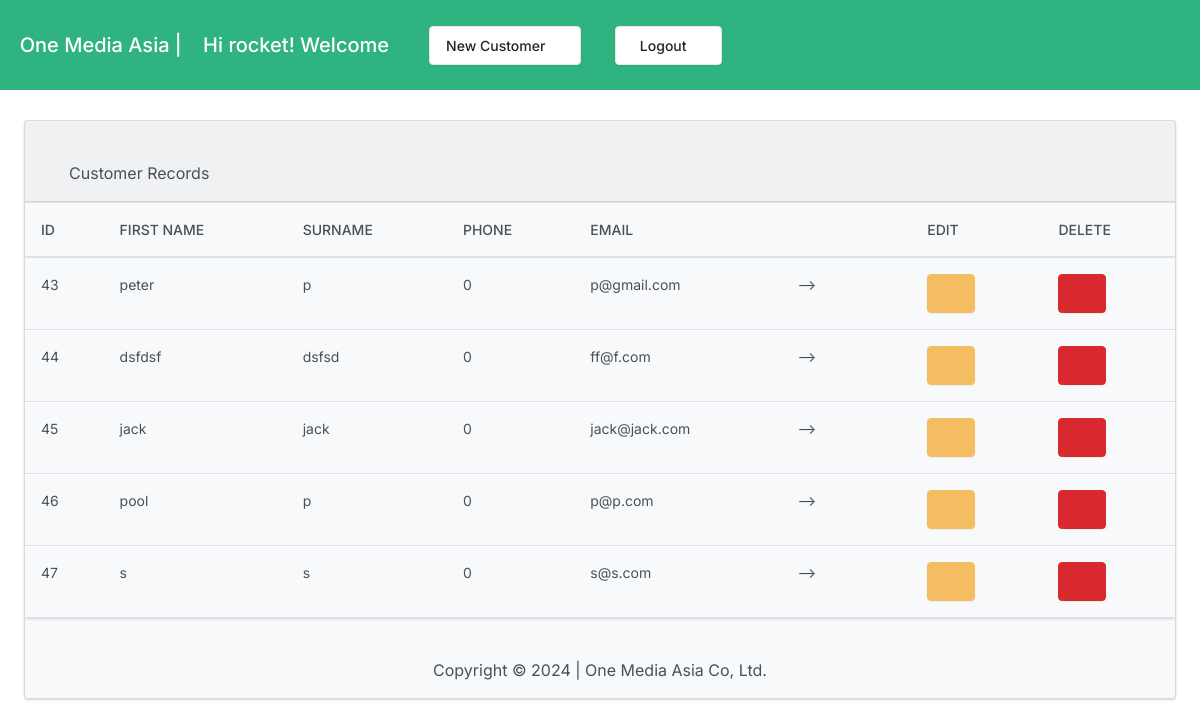
Page / (signed in) on the earlier database version.
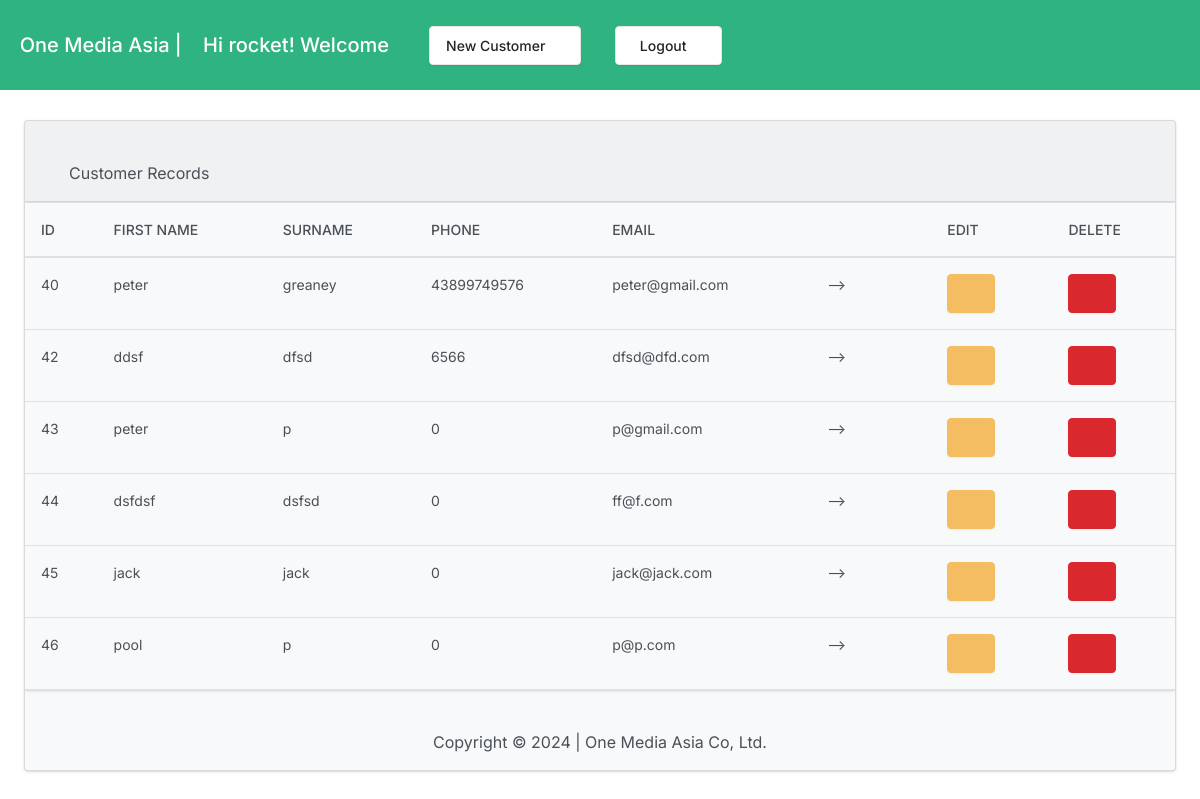
Same page on the later database version.
### crm/models.py (models this page shows, shortened)
class Customer(models.Model):
    firstname = models.CharField(max_length=255)
    surname = models.CharField(max_length=255)
    phone = models.CharField(max_length=255)
    email = models.EmailField(unique=True)
    created_at = models.DateTimeField(auto_now_add=True)

### crm/views.py (the view)
# urls.py: path('', views.customer_list, name='customer_list'),
@login_required
def customer_list(request):
    customers = Customer.objects.all()
    return render(request, 'crm/customer_list.html', {'customers': customers})

### crm/templates/crm/customer_list.html (shortened to what this page needs)
<!DOCTYPE html>
<html>
<head>
  {% load static %}
    <link rel="stylesheet" href="https://cdn.jsdelivr.net/npm/bootstrap@4.3.1/dist/css/bootstrap.min.css">
    <link href="{% static 'strap.min.css' %}" rel="stylesheet" type="text/css">
    {% if user.is_authenticated %}
{% include "crm/navbar.html" %}
{% else %}do this{% endif %}
</head><br><br>
<body>
  <div class="card bg-light ms-4 me-4 mb-4">
    <div class="card-header"><br>
      <i class="fa-solid fa-list fa-lg"></i> Customer Records
    </div>
        <div class="table-responsive">
          <table class="table table">
            <thead>
           <th scope="col">ID</th>
            <th scope="col">First Name</th>
            <th scope="col">Surname</th>
            <th scope="col">Phone</th>
            <th scope="col">Email</th>
            <th scope="col"></th>
            <th scope="col"></th>
            <th scope="col">Edit</th>
            <th scope="col">Delete</th>
        </thead>
        {% for customer in customers %}
          <tr>
            <td>{{customer.id}}</td>
            <td>{{ customer.firstname }}</td>
            <td>{{ customer.surname }}</td>
            <td>{{ customer.phone }}</td>
            <td>{{ customer.email }}</td>
            <td>--></td>
            <td></td>
         <td> <a class="btn btn-warning me-1" href="{% url 'edit_customer' customer.id %}"></a>
          </td>
          <td> <button class="btn btn-danger" name="delete"></button></td>
            {% endfor %}
          </tr>
          {% load crispy_forms_tags %}
      </table>
    {% comment %} <a href="{% url 'logout' %}">Logout</a> {% endcomment %}</div>
</body>
<div align="center" valign="middle"></br><p>Copyright © 2024 |  One Media Asia Co, Ltd.</p></div>
</html>

Differences in the rows shown:
removed Customer: id "47", firstname "s", surname "s", phone "0", email "s@s.com"
added Customer: id "40", firstname "peter", surname "greaney", phone "43899749576", email "peter@gmail.com"
added Customer: id "42", firstname "ddsf", surname "dfsd", phone "6566", email "dfsd@dfd.com"
